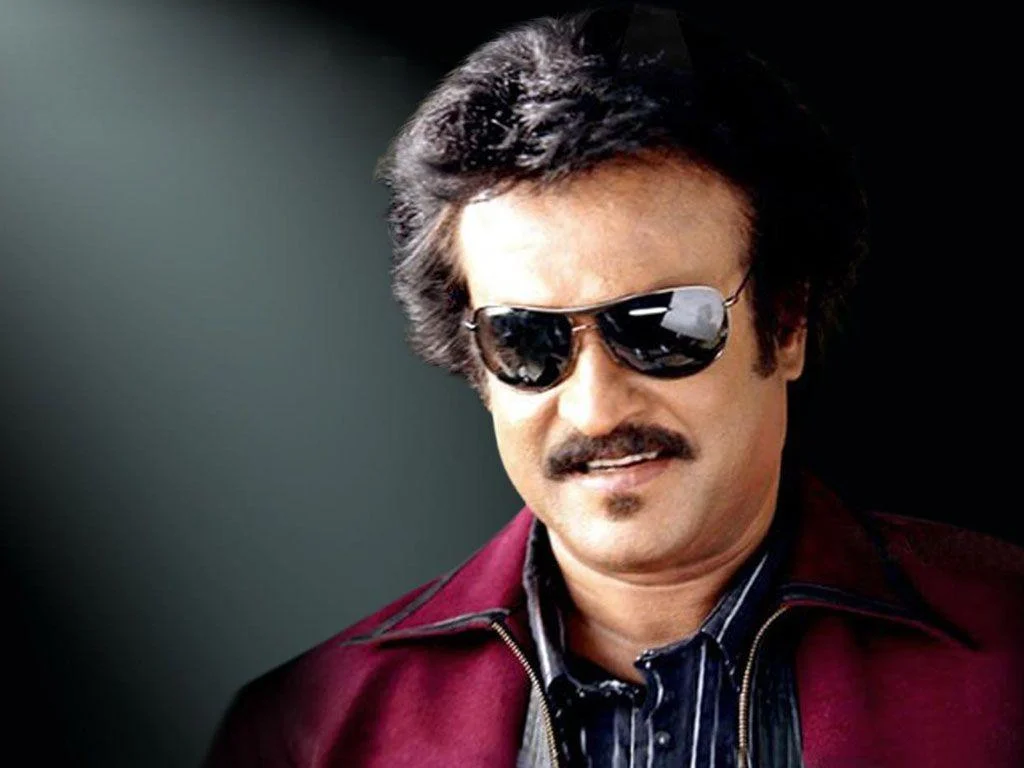
#> input picture Face-1.jpg, 1024 x 768 px
$ python app.py
#> lines starting #> are read from the running program, lines starting #| are printed output that depends on the picture; after the words box and inside, x2 and y2 are one past the last pixel; in counts of white or black regions, pixels touching at a corner belong together
import cv2

image_path_1 = "Face-1.jpg"
image_path_2 = "test-3.jpg"

image_1 = cv2.imread(image_path_1)
#> image_1 is the input picture: shape (768, 1024, 3); mean B, G, R 56.9, 56.3, 65.8
image_2 = cv2.imread(image_path_2)
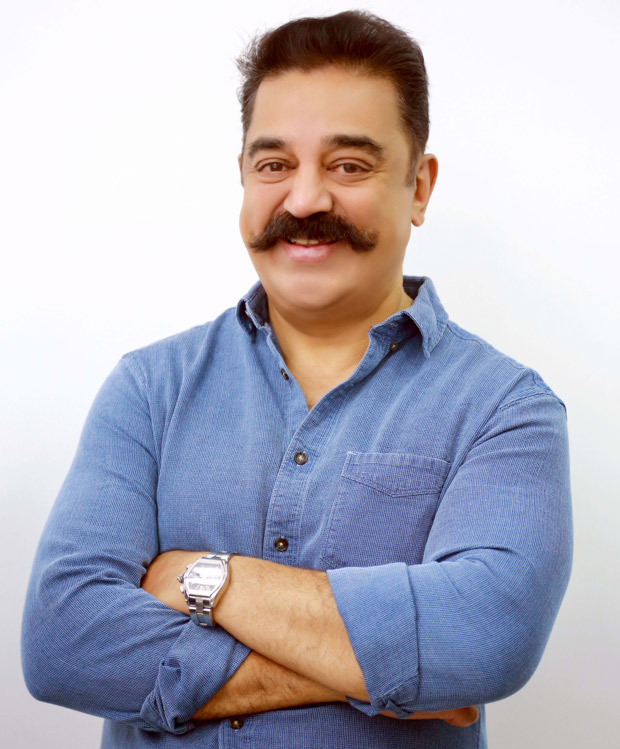
#> input picture test-3.jpg, 620 x 749 px
#> image_2 is the input picture: shape (749, 620, 3); mean B, G, R 188.8, 176.6, 178.3

gray_1 = cv2.cvtColor(image_1, cv2.COLOR_BGR2GRAY)
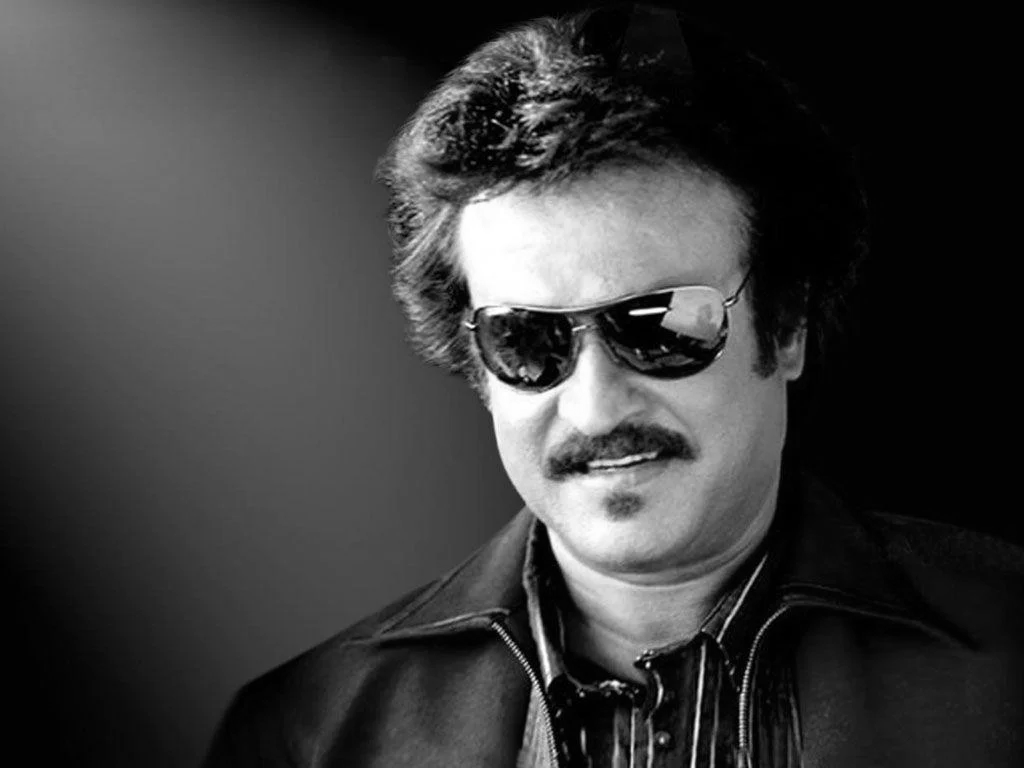
#> gray_1: shape (768, 1024); min 0, max 255, mean 59.2
gray_2 = cv2.cvtColor(image_2, cv2.COLOR_BGR2GRAY)
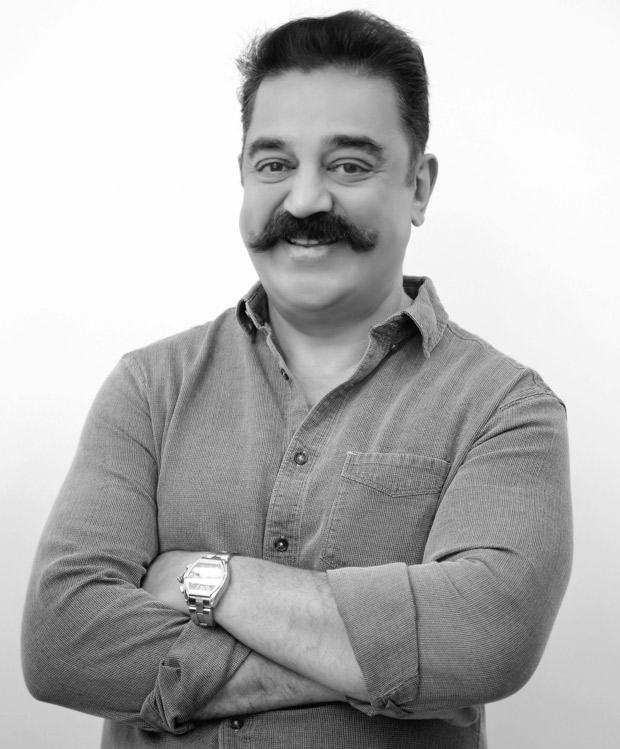
#> gray_2: shape (749, 620); min 0, max 255, mean 178.5

face_cascade = cv2.CascadeClassifier(cv2.data.haarcascades + 'haarcascade_frontalface_default.xml')

faces_1 = face_cascade.detectMultiScale(gray_1, scaleFactor=1.3, minNeighbors=5)
#> faces_1 = [[413, 207, 371, 371]]
faces_2 = face_cascade.detectMultiScale(gray_2, scaleFactor=1.3, minNeighbors=5)
#> faces_2 = [[194, 68, 235, 235]]

for (x, y, w, h) in faces_1:
    cv2.rectangle(image_1, (x, y), (x+w, y+h), (0, 255, 0), 2)
#> this loop made 1 pass
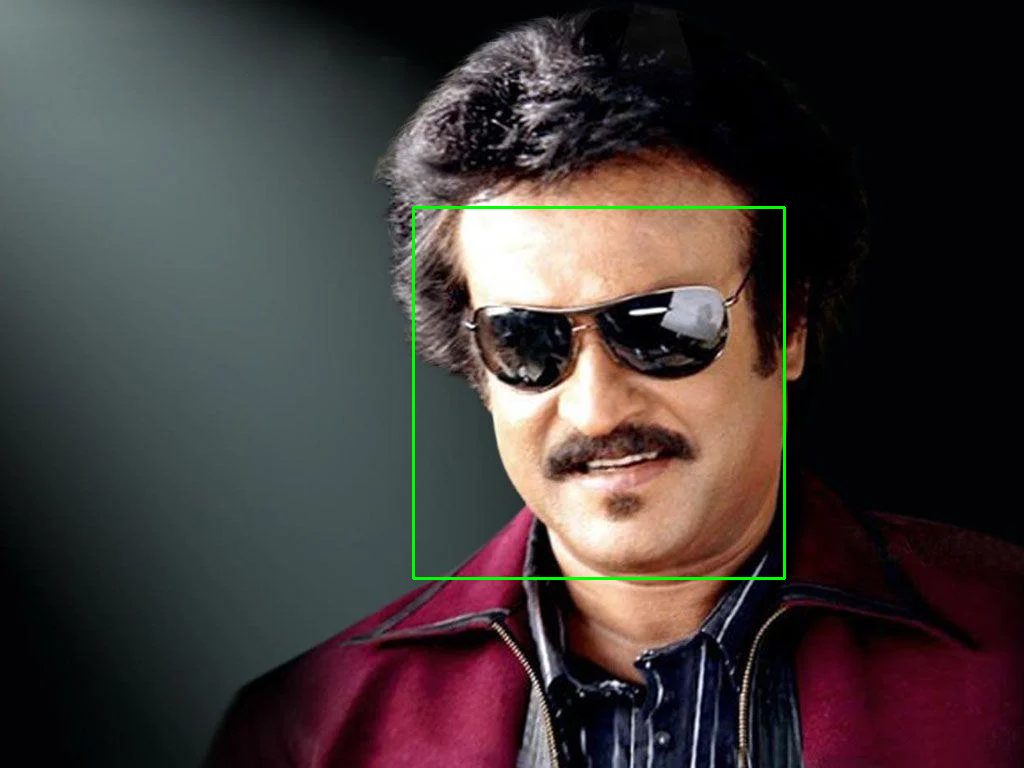
#> image_1: shape (768, 1024, 3); 0.57% of pixels changed, all inside (x1, y1, x2, y2) = (412, 206, 786, 580)

for (x, y, w, h) in faces_2:
    cv2.rectangle(image_2, (x, y), (x+w, y+h), (0, 255, 0), 2)
#> this loop made 1 pass
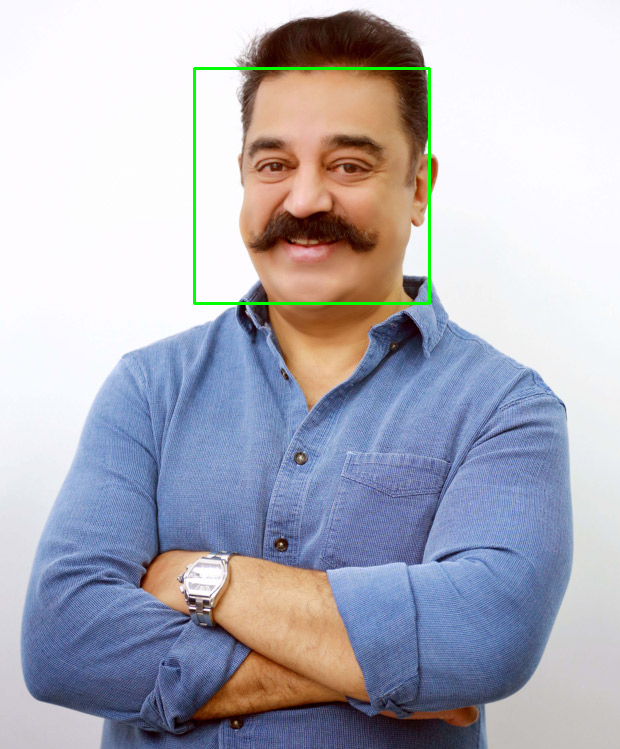
#> image_2: shape (749, 620, 3); 0.61% of pixels changed, all inside (x1, y1, x2, y2) = (193, 67, 431, 305)

cv2.imshow('Image 1', image_1)
cv2.imshow('Image 2', image_2)
cv2.waitKey(0)
cv2.destroyAllWindows()

def compare_faces(face1, face2):

    return True

if len(faces_1) == 1 and len(faces_2) == 1:
    face_1 = gray_1[y:y+h, x:x+w]
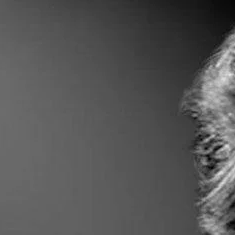
#> face_1: shape (235, 235); min 1, max 228, mean 86
    face_2 = gray_2[y:y+h, x:x+w]
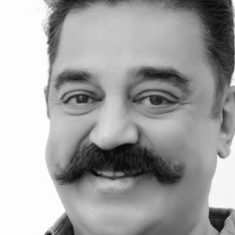
#> face_2: shape (235, 235); min 7, max 255, mean 163.3

    if compare_faces(face_1, face_2):
        print("Same")
    else:
        print("Not Same")
else:
    print("Number of faces detected is not one in either image.")
